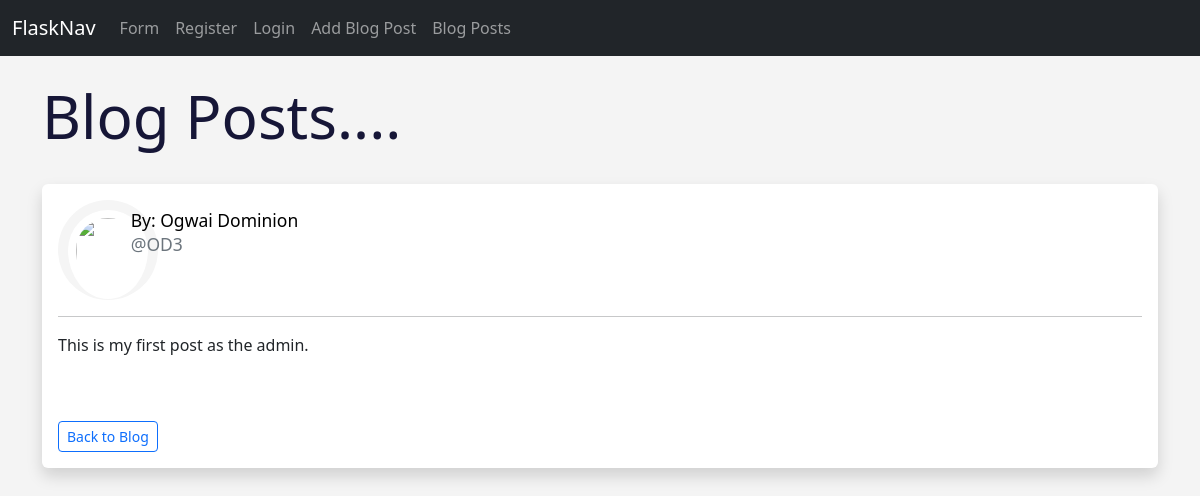
/post/1, run on the app's committed database.
### test.py (models this page shows, shortened)
class Users(db.Model, UserMixin):
       __tablename__ = "users"
       id = db.Column(db.Integer, primary_key=True)
       user_name = db.Column(db.String(20), nullable = False, unique=True)
       name = db.Column(db.String(200), nullable=False)
       email = db.Column(db.String(120), nullable=False, unique=True)
       birthday = db.Column(db.String(), nullable=True)
       date_added = db.Column(db.DateTime,default=datetime.utcnow)
       password_hash = db.Column(db.String(128))
       posts = db.relationship('Posts', backref = 'poster')
       @property
       def password(self):
             raise AttributeError('Password is not readable')

class Posts(db.Model):
      __tablename__ = "Posts"
      id = db.Column(db.Integer, primary_key=True)
      title = db.Column(db.String((255)))
      content = db.Column(db.Text)
      date_posted = db.Column(db.DateTime, default=datetime.utcnow)
      poster_id = db.Column(db.Integer, db.ForeignKey('users.id'))

### test.py (the view)
@app.route('/post/<int:id>')
def post(id):
      post = Posts.query.get_or_404(id)
      return render_template("post.html", post=post)

### templates/post.html (shortened to what this page needs)
{% extends 'structure.html' %}
{% block content %}
<h1>Blog Posts....</h1>
<br />
<div class="shadow p-3 mb-5 bg-body rounded">
    <div class="card mb-3 table">
        <div class="row no-gutters">
            <div class="col-md-2">
                {% if post.poster.profile_pic %}
                <img src="{{ url_for('static', filename='images/' +  post.poster.profile_pic) }}" class="img">
                {% else %}
                <img src="{{ url_for('static', filename='images/default_pic.jpg')}}" class="img">
                {% endif %}
            </div>
            <div class="col-md-10">
                <div class="card-body">
                    <h5 class="card-title">
                            <small>By: {{ post.poster.name }}</small><br/>
                            <small><a href="{{ url_for('dashboard') }}"class="link text-decoration-none link-secondary">@{{ post.poster.user_name}}</a></small><br />
                </div>
            </div>
        </div>
    </div>
    <hr/>
        {{ post.content|safe }}
    <br /><br />
    <a href="{{ url_for('posts') }}" class="btn btn-outline-primary btn-sm">Back to Blog</a>
</div>
{% endblock %}

### static/css/main.css (style rules this page uses)
h1 { color: rgb(22, 22, 55); font-size: 60px; }
body { background: #f4f4f4; }
.img { border: 10px solid whitesmoke; border-radius: 120px; width: 100px; height: 100px; margin: 0; }
.table { border: none; }
.card-title { margin-left: -120px; }

### data on the page
Users: poster.name "Ogwai Dominion", poster.user_name "OD3"
Posts: content "This is my first post as the admin."
